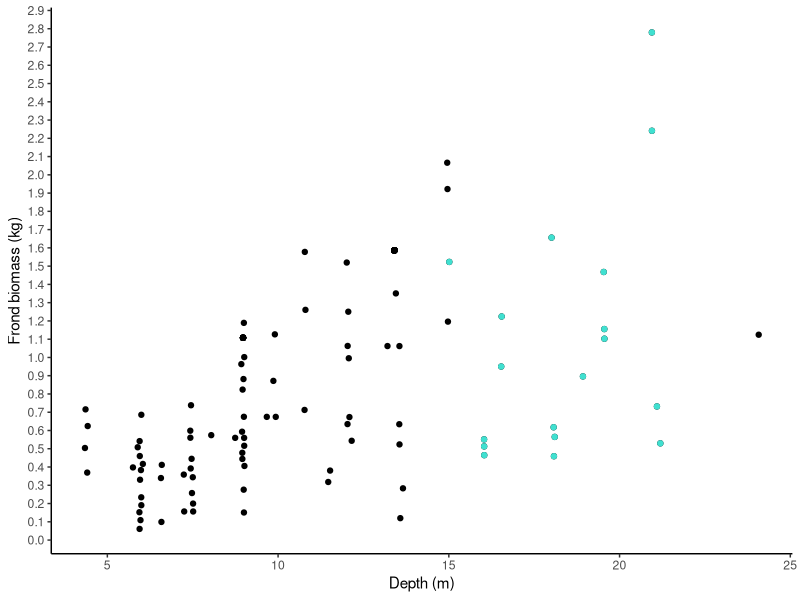
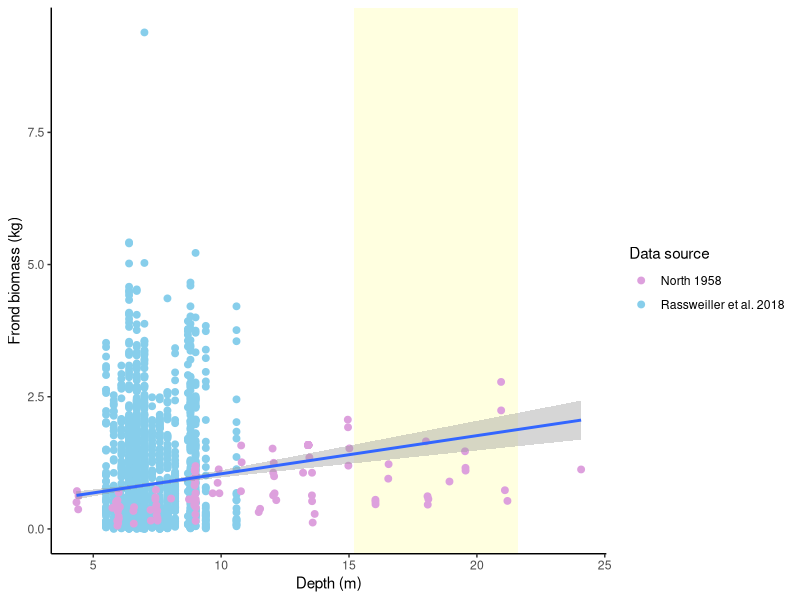
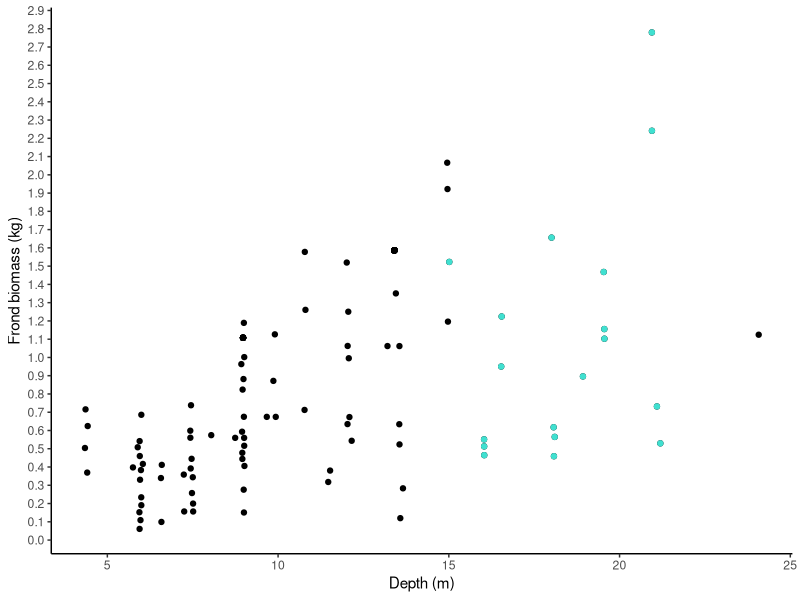
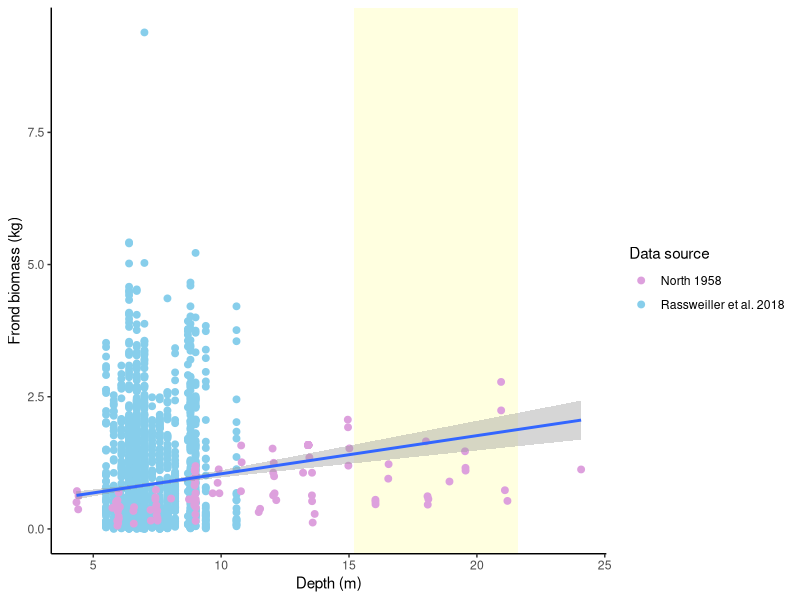

Write the R code that produced these figures, in order. (Note: this script raises an error after producing the figures.)
# CREATION DATE 3 June 2024
# MODIFIED DATE 6 July  2024
# MODIFIED by Katie P. July 10 2024

# AUTHOR: kitchel@oxy.edu & placensia@oxy.edu

# PURPOSE: Determine how frond biomass varies with depth from both North 1958 and Rassweiler 2018
#K.P. Create a graph that shows how giant kelp biomass has increased each year on PVR from 2020 - 2023. Determine how to calculate biomass values on each module from stipe density values (because stipe density is a proxy for frond density).
#############################
##Setup
#############################
library(tidyverse)
library(lubridate)
############################
#LOAD DATA
############################
#open data subset of PVR only
dat_PV_macrocystis_post_construction <- read_csv(file = file.path("data","dat_PV_macrocystis_post_construction.csv"))
#View data subset
dat_PV_macrocystis_post_construction


#North et al. 1958 conducted a study on M. pyrifera to determine how much giant kelp was present in the Papalote Bed during different months of the year. Due to changes in weather kelp beds were not present in October and December of 1957, but thick kelp beds were observed from a campsite on shore in May 1957. Then, in May of 1958 aerial surveys revealed that the kelp bed was once again present. Between May and July 1957 juvenile plants appeared and better growing conditions allowed for the formation of a canopy.
# The North team collected data on giant kelp juveniles at depths from 20 to 25 m, as well as from depths from 4 to 25 m. North 1958 estimated the average weight of a stipes plus attached pneumatocysts and blades for depths of around 18 m; around the depth at which the VRG completed ARM surveys. The data set by North provides the mass of all weighed kelp fronds from this experiment.
#This data set will provide us with the depth and mass of each sampled and collected frond from the North 1958 experiment from June, July, and August of 1958.

#import North et al. 1958 data
North_1958_kelp_frond_biomass <- read_csv(file.path("data","North_1958_kelp_frond_biomass.csv"))
# Lets look at the data set
North_1958_kelp_frond_biomass
# Looks great!

# Rassweiler completed more than a decade long study to determine the relationship between NPP and biomass, and through their dive surveys they were able to create a data set that estimates the seasonal biomass, growth and NPP for the five years covered by the Reed and Rassweiler publication (2002-2006) and with a decade long of additional data (2007 - 2017).
#import Rassweiler et al. 2018 data
Rassweiler_2018_kelpdata <- read_csv(file.path("data","Rassweiler_2018_kelpdata.csv"))

# WT_C means weight of frond in the canopy, and WT_WC means weight of frond in water column

Rassweiler_2018_kelpdata
############################
#PVR depths
############################

summary(dat_PV_macrocystis_post_construction$SurveyDepth_m)

#By looking at the summary of Survey Depths in meters from the dive surveys conducted at PVR we can determine whether the biomass estimates postulated by North and Rassweiler are applicable to our data set. The best way to project the biomass values from Rassweiler and Reed is to make sure that the depths at which they completed their surveys is similar to the depth at which we collected PVR ARM data as well.
# We see that the minimum depth of dive surveys completed by the VRG at PVR was 15.2 m, and the maximum depth was 21.6 m *Zoë note:(keep in mind this is dive computer data, so it's rough). The mean depth of PVR surveys were 18.42 m.

PVR_min_depth <- 15.2
PVR_max_depth <- 21.6
PVR_mean_depth <- 18.42

############################
#North 1958 predictions for this depth range
############################
# To determine the biomass at the 15.2 - 21.6 depth range we filtered North's data set to only look at fronds collected at this range.

summary(North_1958_kelp_frond_biomass |>
          filter(Depth_m > 15 & Depth_m < 22))

#For depths between 15.01 and 21.19, weight of fronds ranges from 0.45 kg to 2.77 kg with an average of 1.07 kg.

#what does this look like visually? (Highlighting depths that match our depths)
ggplotNorth <- ggplot() +
  geom_point(data = North_1958_kelp_frond_biomass, aes(x = Depth_m, y = weight_kg)) +
  geom_point(data = North_1958_kelp_frond_biomass |> filter(Depth_m > 15 & Depth_m < 22), aes(x = Depth_m, y = weight_kg), color = "turquoise") +
  labs(x = "Depth (m)", y = "Frond biomass (kg)") +
  theme_classic() +
  scale_y_continuous(breaks = seq(0, 3, by = 0.1))

#This ggplot shows the frond biomass at which North collected a frond between 15-22 m.

print(ggplotNorth)

#Save this plot of the North 1958 data set.
ggsave(ggplotNorth, path = file.path("figures"), filename = "ggplotNorth.jpg", height = 10, width = 10, units = "in")

############################
#Now we are going to focus on looking at the Rassweiler 2018 predictions for this depth range
############################

Rassweiler_2018_kelpdata.r <- Rassweiler_2018_kelpdata |>
  filter(complete.cases(DEPTH) & complete.cases(WT_WC) & complete.cases(WT_C)) #only include rows with data for depth, water column weight, and canopy weight

# By finding the sum of column weight and canopy weight we can determine the weight of the entire giant kelp frond.

# Make new column summing water column weight and canopy weight
Rassweiler_2018_kelpdata.r <- Rassweiler_2018_kelpdata.r |>
  mutate(WT_F = WT_WC + WT_C) |>
  group_by(DEPTH) |>
  mutate(mean_wt_depth = mean(WT_F, na.rm = T))

#Lets look at this column
view(Rassweiler_2018_kelpdata.r)

#run a linear model (predicting weight of frond by depth). The linear model will help describe the relationship between WT_F (sum weight of water column and canopy fronds) and the depth at which the samples were collected by the VRG at PVR (ARM).
lm_mod <- lm(WT_F ~ DEPTH, data = Rassweiler_2018_kelpdata.r)

#let's look at model results in console
summary(lm_mod)

#it's a significant relationship (Pr(>|t|) or p-value is < 0.05)
#It predicts that Frond weight = 0.117 * DEPTH + 0.010

#Therefore, this model predicts that fronds at the minimum PVR depth = 1.79 kg
#minimum depth PVR * coefficient + intercept
PVR_min_depth * 0.117 + 0.010

#And then, this model predicts that fronds at the maximum PVR depth = 2.5372 kg
#minimum depth PVR * coefficient + intercept
PVR_max_depth * 0.117 + 0.010

#Now we want to focus on how  Rasweiller's data overlap with the North data

#reduce Rasweiller data to depth and biomass

# Only look at depth and biomass because those are the two variables we want to compare with North's data
Rassweiler_2018_depth_biomass <- Rassweiler_2018_kelpdata.r |>
  select(DEPTH, WT_F) |>
  mutate(source = "Rassweiller et al. 2018") #add new column identifying data source
view(Rassweiler_2018_depth_biomass)

#add new column to North data as well
North_1958_kelp_frond_biomass <- North_1958_kelp_frond_biomass |>
  mutate(source = "North 1958")  #add new column identifying data source
view(North_1958_kelp_frond_biomass)

#do column names and order match?

colnames(Rassweiler_2018_depth_biomass)
colnames(North_1958_kelp_frond_biomass)

#order yes, but name no, so I will change names of North to match

colnames(North_1958_kelp_frond_biomass) <- colnames(Rassweiler_2018_depth_biomass)

#combine datasets
kelp_frond_biomass_merge <- bind_rows(Rassweiler_2018_depth_biomass, North_1958_kelp_frond_biomass)
view(kelp_frond_biomass_merge)

kelp_frond_merge_scatterplot <- ggplot() +
  geom_rect(aes(xmin = PVR_min_depth, xmax = PVR_max_depth, ymin = -Inf, ymax = Inf), fill = "lightyellow") + #add depth range of PVR in background
  geom_point(data = kelp_frond_biomass_merge, aes(x = DEPTH, y = WT_F, color = source), size = 2) +
  scale_color_manual(values = c("plum","skyblue")) +
  labs(x = "Depth (m)", y = "Frond biomass (kg)", color = "Data source") +
  geom_smooth(data = kelp_frond_biomass_merge, aes(x = DEPTH, y = WT_F), method = "lm") +
  theme_classic()

print(kelp_frond_merge_scatterplot)
# The light yellow area shows the minimum and maximum depths at which the VRG completes PVR surveys. Having this defined area helps determine the points at which we can calculate frond biomass values
# The plum points identify all the data taken by North (WT_F ~ DEPTH). The skyblue points show the points at which Rassweiler collected data.
# Save this original figure to the figures folder
ggsave(kelp_frond_merge_scatterplot, path = file.path("figures"), filename = "kelp_frond_merge_scatterplot.jpg", height = 10, width = 10, units = "in")


#The original kelp_frond_merge_scatterplot is good, but with additional edits this figure is much more understandable and fun to look at.
#Need to add geom_point star to legend: * = average weight of giant kelp (1.64 kg/m^2) at mean depth of all PVR surveys (18.42 m)
legend_data <- (data = single_coordinate)

stop_x <- 18.42
stop_y <- 1.64

kelp_frond_merge_scatterplot2K <- ggplot(data = kelp_frond_biomass_merge) +
  geom_rect(aes(xmin = PVR_min_depth, xmax = PVR_max_depth, ymin = -Inf, ymax = Inf, fill = "Depth of PVR Surveys (2020 - 2023)"), colour = NA, alpha = 0.05) + #add depth range of PVR in background
  geom_point(data = kelp_frond_biomass_merge, aes(x = DEPTH, y = WT_F, color = source), size = 1.5) +
  scale_color_manual(values = c("#005000", "#009292")) +
  labs(x = "Depth (m)", y = "Frond biomass (kg)", color = "Data Source") +
  geom_smooth(data = kelp_frond_biomass_merge, aes(x = DEPTH, y = WT_F), method = "lm") +
  geom_vline(xintercept = stop_x, linetype = "dashed", color = "#F69541") +
  geom_hline(yintercept = stop_y, linetype = "dashed", color = "#F69541") +
  geom_point(aes(x = stop_x, y = stop_y), shape = 8, size = 4, color = "#9E3D22", fill = "yellow") +
  scale_y_continuous(breaks = seq(0, 9.5, by = 0.5), labels = function(x) ifelse(x %% 1 == 0, as.character(x), '')) +
  scale_x_continuous(breaks = seq(0, 24, by = 1), labels = function(x) ifelse(x %% 2 == 0, as.character(x), '')) +
  theme(axis.text = element_text(size = 12, face = "bold", color = "black"),
        axis.title = element_text(size = 14, face = "bold"),
        legend.text = element_text(size = 13),
        legend.position = "center",
        panel.background = element_blank()) +
  scale_fill_manual('Depth Range',
                    values = '#B6DBFF',
                    guide = guide_legend(override.aes = list(alpha = 1)))

kelp_frond_merge_scatterplot2K

ggsave(kelp_frond_merge_scatterplot2K, path = ("figures"), filename = "kelp_frond_merge_scatterplot2K.jpg", width = 11, height = 3.4, units = "in", dpi = 300)


# Similar ggplot as kelp_frond_merge_scatterplot2K, except that this plot contains the legend (including "Depth Range", and "Data Source")....however, Katie could not get this code to work##
kelp_frond_merge_scatterplot231 <- ggplot(data = kelp_frond_biomass_merge) +
  geom_rect(aes(xmin = PVR_min_depth, xmax = PVR_max_depth, ymin = -Inf, ymax = Inf, fill = "Depth of PVR Surveys (2020 - 2023)"), colour = NA, alpha = 0.05) +
  geom_vline(xintercept = 18.42, linetype = "dashed", color = "#F69541") +
  geom_hline(yintercept = 1.64, linetype = "dashed", color = "#F69541") + #add depth range of PVR in background
  annotate(geom = "text", x = 18, y = 3, label = "Frond biomass (kg) = 0.072 * Depth + 0.320\np-value = 0.000177\nR^2 = 0.0179") +
  geom_point(data = kelp_frond_biomass_merge, aes(x = DEPTH, y = WT_F, color = source), size = 1.3) +
  scale_color_manual(values = c("#005000", "#009292"), name = "Data Source") +
  labs(x = "Depth (m)", y = "Frond biomass (kg)", color = "Data Source", color = source) +
  geom_smooth(data = kelp_frond_biomass_merge, aes(x = DEPTH, y = WT_F), method = "lm", se = TRUE) +
  geom_point(data = single_coordinate, aes(x = DEPTH, y = WT_F), shape = 8, size = 4, color = "#9E3D22", fill = "yellow") +
  geom_point(data = legend_data, aes(x = DEPTH, y = WT_F, shape = "Average Depth of PVR Modules"), size = 4, color = "#9E3D22", fill = "yellow") + # Manually set shape for the legend
  scale_shape_manual(name = " ", values = c("Average Depth of PVR Modules" = 8)) +
  scale_y_continuous(limits = c(0, 10), breaks = seq(0, 10, by = 1), expand = c(0,0)) +
  scale_x_continuous(breaks = seq(4, 25, by = 1), expand = c(0, 0), limits = c(0, 25)) +
  theme(axis.text = element_text(size = 14),
        axis.title = element_text(size = 14, face = "bold"),
        legend.text = element_text(size = 13),
        panel.background = element_blank(),
        axis.text.y = element_text(margin = margin(r = 0)),
                                   axis.line.y = element_line(color = "black", size = 0.5),
        axis.text.x = element_text(margin = margin(r = 0)),
        axis.line.x = element_line(color = "black", size = 0.5)) +
  scale_fill_manual('Depth Range',
                    values = '#B6DBFF',
                    guide = guide_legend(override.aes = list(alpha = 1)))

ggsave(kelp_frond_merge_scatterplot231, path = ("figures"), filename = "kelp_frond_merge_scatterplot231.jpg", width = 11, height = 3, units = "in", dpi = 400)

#####


# This figure shows us the intersection point of the linear model formula/regression line that predicts the "WT_F" (frond wet weight) at the average depth.
# The geom_smooth line provides us with a way to predict the average wet weight of a kelp frond at a specific depth. The average depth of PVR surveys was 18.42 m. We see that at the intersection point of the lm formula, the average frond biomass of giant kelp is 1.64 kg.

PVR_linear_plot <- ggplot(data = kelp_frond_biomass_merge) +
  geom_smooth(data = kelp_frond_biomass_merge, aes(x = DEPTH, y = WT_F), method = "lm") +
  theme_classic()

#It could even be cool to include the linear model you build below on the plot as well as text
#You'd want to share model structure (y = mx+b with actual values for m and b, the R^2 value, and the p value)

#let's build another linear model (predicting weight of frond by depth)

# This new linear model will provide us with a formula to predict kelp biomass within a specific depth in the PVR data set.
lm_mod_full <- lm(WT_F ~ DEPTH, data = kelp_frond_biomass_merge)

#let's look at model results in console
summary(lm_mod_full)

#it's a significant relationship (Pr(>|t|) or p-value is < 0.05)
#It predicts that Frond weight = 0.072 * DEPTH + 0.320

#Therefore, this model predicts that fronds at the minimum PVR depth = 1.4144 kg
#minimum depth PVR * coefficient + intercept
PVR_min_depth * 0.072 + 0.320

#And then, this model predicts that fronds at the maximum PVR depth = 1.8752 kg
#minimum depth PVR * coefficient + intercept
PVR_max_depth * 0.072 + 0.320

#Let's move forward with the merged datasets for analyses
# We will use PVR mean depth from model for mean frond biomass, but also consider minimum and maximum values as well
PVR_mean_depth * 0.072 + 0.320

#--> 1.64 kg per frond on average for depths between 15.2 m to 21.6 (using both Rassweiller and North as input to a simple linear model)

#save these outputs in a data frame for future scripts
PVR_frond_biomass_model_output <- data.frame(weight_component = c("min","mean","max"), weight_kg = c(PVR_min_depth * 0.072 + 0.320,
                                                                                                     PVR_mean_depth * 0.072 + 0.320,
                                                                                                     PVR_max_depth * 0.072 + 0.320))

write_csv(PVR_frond_biomass_model_output, file = file.path("output","PVR_frond_biomass_model_output.csv"))
